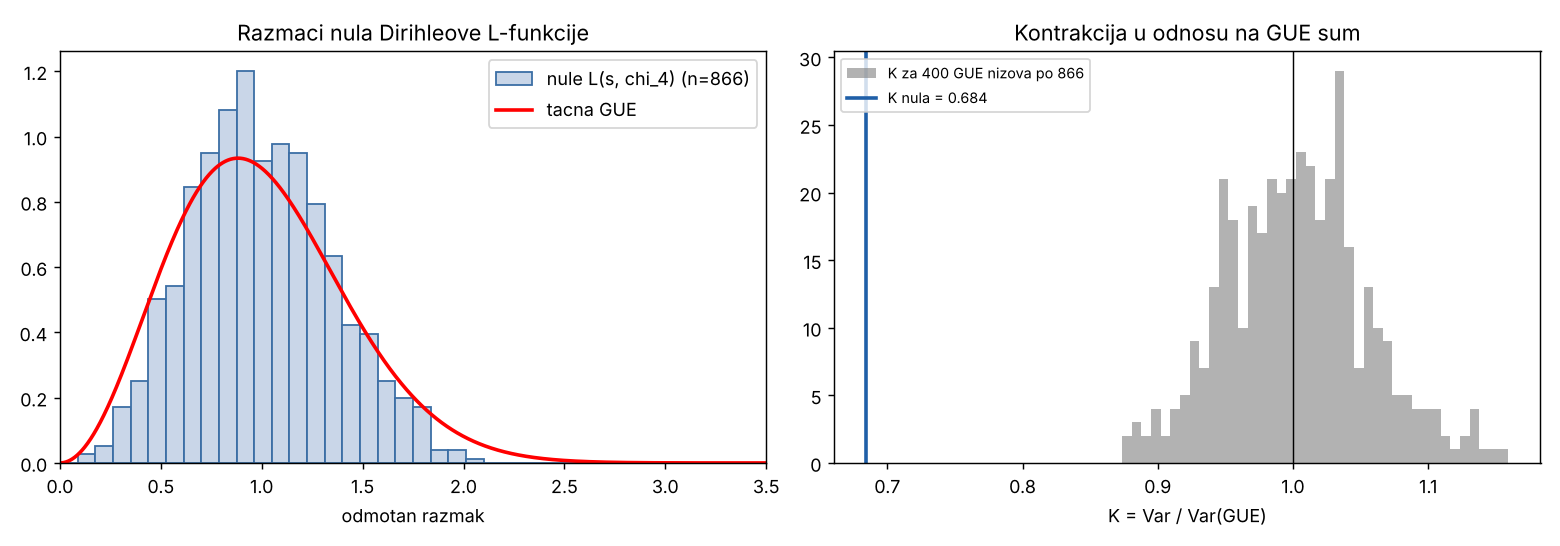

Recreate this plot in Python.
"""Kontrakcija K za nule Dirihleove L-funkcije (ispravljena analiza izlaza dirichlet_scan.py).

Ispravke u odnosu na dirichlet_gue.py:
  1. dirichlet_scan.py cuva PAROVE uzastopnih nula (z1,z2),(z2,z3),...; flatten() je udvostrucavao
     svaku nulu, pa je polovina "razmaka" bila tacno 0. Ovde se uzimaju jedinstvene nule.
  2. Odmotavanje preko gustine nula N(t) = t/(2pi) ln(q t/(2 pi e)) umesto jednog globalnog proseka
     (gustina se od t=10 do 1000 menja skoro trostruko).
  3. Tacna GUE raspodela (Fredholmova determinanta) i GUE sum iz tridijagonalnog modela sa
     ispravnim odmotavanjem polukruga, umesto srednjih 60% gustog spektra podeljenih jednim prosekom.

K = Var(odmotani razmaci) / Var(tacna GUE).  K < 1 = kontrakcija (uza raspodela od GUE)."""
import argparse
import numpy as np
from scipy.linalg import eigvalsh_tridiagonal
import matplotlib
matplotlib.use("Agg")
import matplotlib.pyplot as plt

parser = argparse.ArgumentParser(description="Kontrakcija K za nule Dirihleove L-funkcije")
parser.add_argument("--ulaz", default="dirichlet_scan.npz", help="izlaz dirichlet_scan.py (podrazumevano dirichlet_scan.npz)")
parser.add_argument("--q", type=int, default=4, help="modul (konduktor) karaktera (podrazumevano 4, chi_4)")
parser.add_argument("--reps", type=int, default=400, help="GUE nizova za sum (podrazumevano 400)")
parser.add_argument("--seed", type=int, default=42, help="seed (podrazumevano 42)")
parser.add_argument("--izlaz", default="dirichlet_kontrakcija.png", help="ime grafika")
args = parser.parse_args()
rng = np.random.default_rng(args.seed)

# ---- tacna GUE raspodela razmaka: E(s) = det(I - K_s), F(s) = 1 + E'(s)  (Bornemann 2010)
xg, wg = np.polynomial.legendre.leggauss(60)


def E(s):
    if s <= 0:
        return 1.0
    x = (xg + 1) * s / 2
    w = np.sqrt(wg * s / 2)
    K = np.sinc(x[:, None] - x[None, :])
    return np.linalg.det(np.eye(len(x)) - w[:, None] * K * w[None, :])


SG = np.linspace(0, 5, 2001)
h = 1e-4
F_EX = np.clip(np.array([1 + (E(s + h) - E(s - h)) / (2 * h) if s > h else 0.0 for s in SG]), 0, 1)
P_EX = np.gradient(F_EX, SG)
VAR_GUE = np.trapezoid(SG ** 2 * P_EX, SG) - np.trapezoid(SG * P_EX, SG) ** 2


def F_gue(s):
    return np.interp(s, SG, F_EX, left=0.0, right=1.0)


def ks1(sp):
    x = np.sort(sp); n = len(x); f = F_gue(x)
    return max(np.max(np.arange(1, n + 1) / n - f), np.max(f - np.arange(n) / n))


def gue_spacings(n_target, N=4000):
    """GUE razmaci: tridijagonalni beta-Hermite model (Dumitriu-Edelman 2002, beta=2),
    sredina spektra (|x|<0.5), odmotano preko polukruga poluprecnika 2*sqrt(N)."""
    out, cnt = [], 0
    while cnt < n_target:
        d = rng.normal(0, 1, N)
        e = np.sqrt(rng.chisquare(2 * np.arange(N - 1, 0, -1))) / np.sqrt(2)
        x = eigvalsh_tridiagonal(d, e) / (2 * np.sqrt(N))
        x = x[np.abs(x) < 0.5]
        cum = N * (0.5 + (x * np.sqrt(1 - x ** 2) + np.arcsin(x)) / np.pi)
        sp = np.diff(cum)
        out.append(sp); cnt += len(sp)
    return np.concatenate(out)[:n_target]


# ---- nule iz dirichlet_scan.py: jedinstvene (ispravka 1)
d = np.load(args.ulaz)
z = np.unique(d["zeros"].ravel())
N = lambda t: t / (2 * np.pi) * np.log(args.q * t / (2 * np.pi * np.e))
s = np.diff(N(z))                      # ispravka 2: lokalno odmotavanje
n = len(s)
print(f"nule: {len(z)} (t {z.min():.3f} - {z.max():.3f}); ocekivano po N(t): {N(z.max()) - N(z.min()) + 1:.1f}")
print(f"razmaka: {n}, srednji odmotan razmak: {s.mean():.4f}")
print(f"varijansa tacne GUE: {VAR_GUE:.4f}")

K = np.var(s) / VAR_GUE
noise = np.array([np.var(gue_spacings(n)) / VAR_GUE for _ in range(args.reps)])
lo, hi = np.percentile(noise, [0.5, 99.5])
print(f"\nK = {K:.3f}   GUE sum 99%: {lo:.3f} - {hi:.3f}   -> {'VAN suma' if (K < lo or K > hi) else 'u sumu'}"
      f"   (udeo GUE nizova sa K <= izmerenog: {np.mean(noise <= K):.4f})")

ks = ks1(s)
null_ks = np.array([ks1(gue_spacings(n)) for _ in range(min(args.reps, 200))])
print(f"KS prema tacnoj GUE: {ks:.4f}   GUE 99. percentil: {np.percentile(null_ks, 99):.4f}")

# po visini: dve polovine
half = n // 2
for name, part in (("donja polovina", s[:half]), ("gornja polovina", s[half:])):
    print(f"   {name}: K = {np.var(part) / VAR_GUE:.3f}")

fig, ax = plt.subplots(1, 2, figsize=(12, 4.2))
ax[0].hist(s, bins=40, range=(0, 3.5), density=True, color="#c9d6e8", edgecolor="#3b6ea5", label=f"nule L(s, chi_{args.q}) (n={n})")
ax[0].plot(SG, P_EX, "r", lw=2, label="tacna GUE")
ax[0].set_xlim(0, 3.5); ax[0].set_xlabel("odmotan razmak"); ax[0].legend(); ax[0].set_title("Razmaci nula Dirihleove L-funkcije")
ax[1].hist(noise, bins=40, color="gray", alpha=0.6, label=f"K za {args.reps} GUE nizova po {n}")
ax[1].axvline(K, color="#1f5fa8", lw=2, label=f"K nula = {K:.3f}")
ax[1].axvline(1, color="k", lw=0.8)
ax[1].set_xlabel("K = Var / Var(GUE)"); ax[1].legend(fontsize=8); ax[1].set_title("Kontrakcija u odnosu na GUE sum")
plt.tight_layout(); plt.savefig(args.izlaz, dpi=130)
print(f"\ngrafik: {args.izlaz}")
